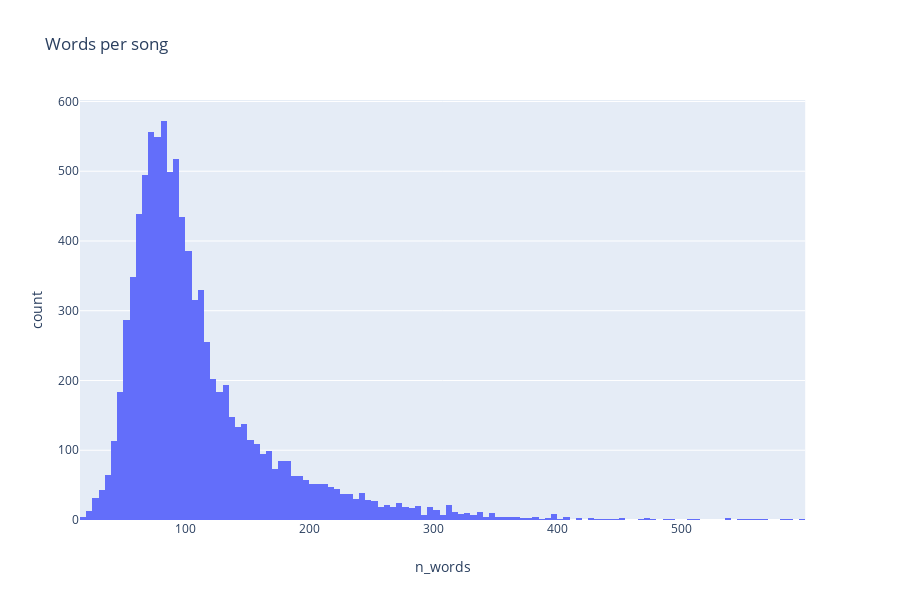

The notebook cell saved with this chart:
### Code cell
# distribution words per song
fig = px.histogram(song_df, x='n_words', title='Words per song')
fig.show()

### Figure 1 — Plotly figure (JSON) as saved in the notebook; plotly's stock layout.template omitted (floating-point values rounded to 4 significant figures; data arrays with more than 128 entries replaced by an {"elided": "..."} marker saying what was removed)
{"data": [{"alignmentgroup": "True", "bingroup": "x", "hoverlabel": {"namelength": 0}, "hovertemplate": "n_words=%{x}<br>count=%{y}", "legendgroup": "", "marker": {"color": "#636efa"}, "name": "", "offsetgroup": "", "orientation": "v", "showlegend": false, "type": "histogram", "x": {"elided": "9075 int values"}, "xaxis": "x", "yaxis": "y"}], "layout": {"barmode": "relative", "height": 600, "legend": {"tracegroupgap": 0}, "title": {"text": "Words per song"}, "xaxis": {"anchor": "y", "domain": [0, 0.98], "title": {"text": "n_words"}}, "yaxis": {"anchor": "x", "domain": [0, 1], "title": {"text": "count"}}}}
